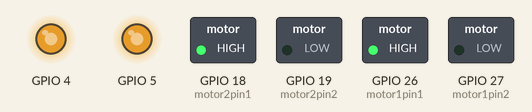
Bench run of a sketch on a simulated ESP32. Shown: switched loads named in the sketch (green lamp = pin HIGH), output pins drawn as LEDs (lit = HIGH).

Above: at 0.05 s.
At 1.95 s:
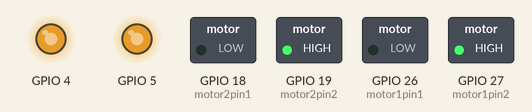
Timing chart, 0 to 3.0 s (numbered marks = the images above):
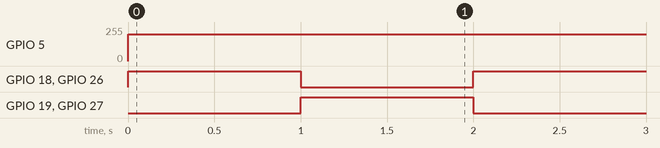

The sketch:

sketch_may11a.ino
```cpp
int motor1pin1 = 26; //26
int motor1pin2 = 27; //27

int motor2pin1 = 18;
int motor2pin2 = 19;

// int enable_pin_a = 4;
// int enable_pin_b = 5;

void setup() {
  // put your setup code here, to run once:
pinMode(motor1pin1, OUTPUT);
pinMode(motor1pin2, OUTPUT);

pinMode(motor2pin1, OUTPUT);
pinMode(motor2pin2, OUTPUT);

pinMode(4, OUTPUT);
pinMode(5, OUTPUT);
}

void loop() {
  // put your main code here, to run repeatedly:

analogWrite(4, 200);
analogWrite(5, 200);

digitalWrite(motor1pin1, HIGH);
digitalWrite(motor1pin2, LOW);

digitalWrite(motor2pin1, HIGH);
digitalWrite(motor2pin2, LOW);
delay(1000);

digitalWrite(motor1pin1, LOW);
digitalWrite(motor1pin2, HIGH);

digitalWrite(motor2pin1, LOW);
digitalWrite(motor2pin2, HIGH);
delay(1000);

}
```

Measured:
- by itself, GPIO 5: 0/255 → 200/255 at 0.00 s
- by itself, GPIO 18 (motor2pin1), GPIO 19 (motor2pin2), GPIO 26 (motor1pin1), GPIO 27 (motor1pin2): alternates HIGH for 1.0 s and LOW for 1.0 s
